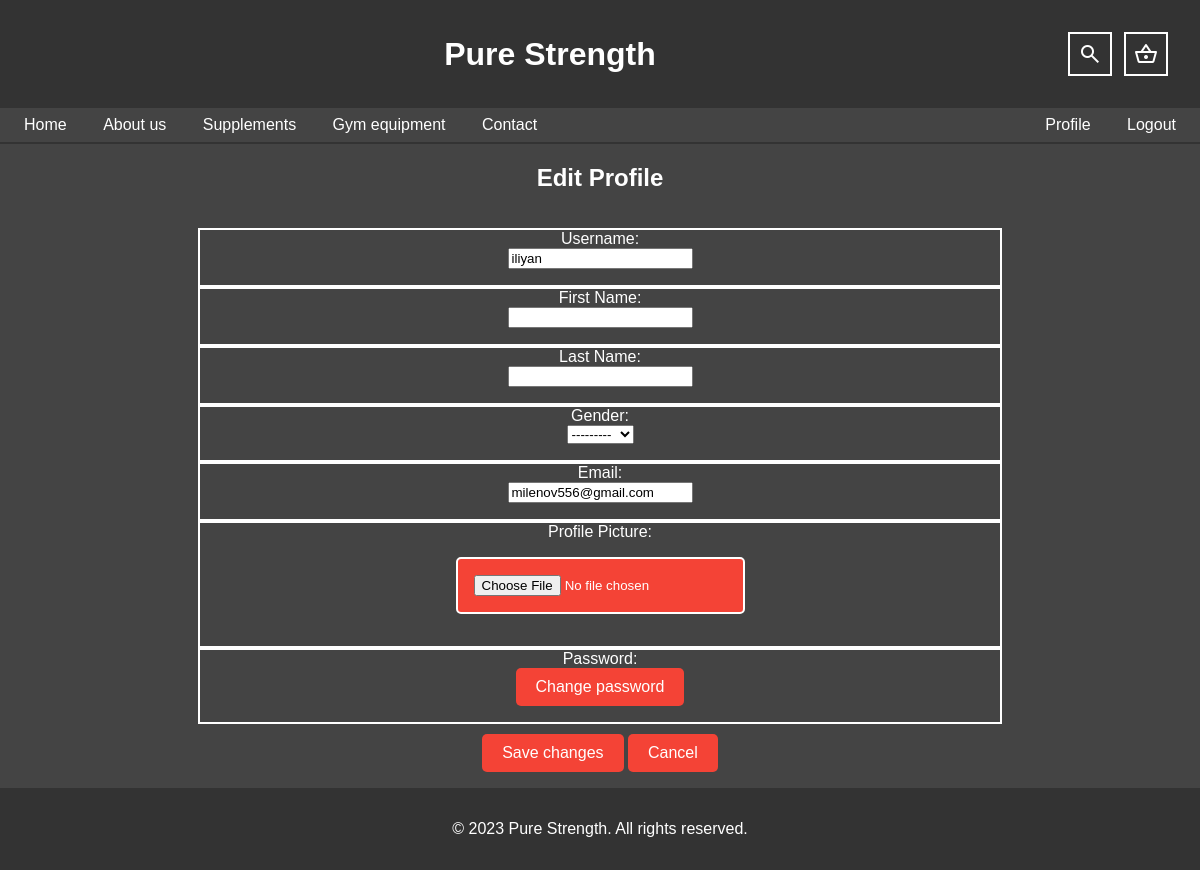
Before: /edit/1/ (signed in) with the older database file.
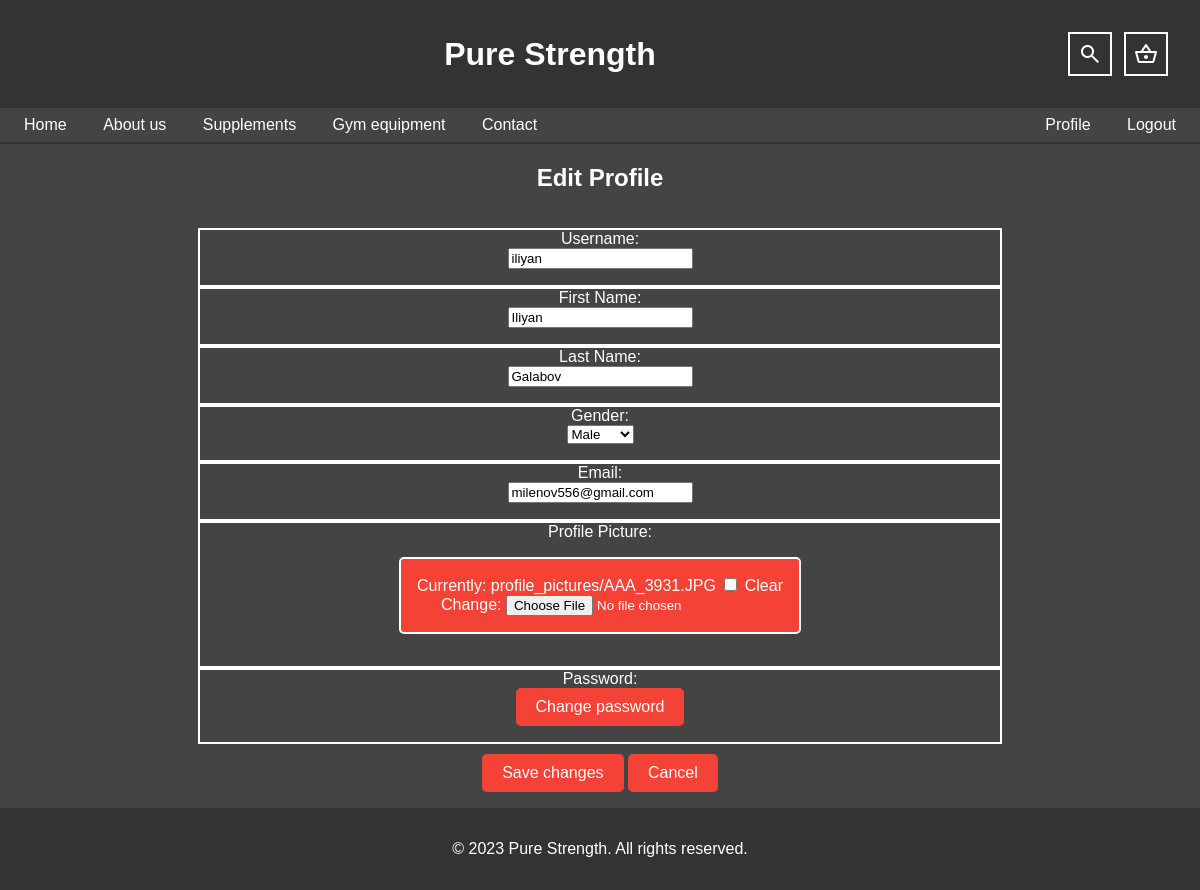
After: the same page with the newer database file.
### Fitness_store/fitness_app/models.py (models this page shows)
class FitnessUser(auth_models.AbstractUser):
    FIRST_NAME_MIN_LENGTH = 2
    FIRST_NAME_MAX_LENGTH = 30
    LAST_NAME_MIN_LENGTH = 2
    LAST_NAME_MAX_LENGTH = 30
    GENDER_CHOICES = (
        ("M", "Male"),
        ("F", "Female"),
        ("O", "Other"),
    )
    GENDER_MAX_LENGTH = 1
    first_name = models.CharField(
        max_length=FIRST_NAME_MAX_LENGTH,
        validators=(
            validators.MinLengthValidator(FIRST_NAME_MIN_LENGTH),
            validate_only_alphabetical,
        ),
    )
    last_name = models.CharField(
        max_length=LAST_NAME_MAX_LENGTH,
        validators=(
            validators.MinLengthValidator(LAST_NAME_MIN_LENGTH),
            validate_only_alphabetical,
        ),
    )
    email = models.EmailField(
        unique=True,
    )
    gender = models.CharField(
        max_length=GENDER_MAX_LENGTH,
        choices=GENDER_CHOICES,
    )
    profile_picture = models.ImageField(
        null=True,
        blank=True,
        upload_to='profile_pictures',
        default=None,
    )

### Fitness_store/fitness_app/views.py (the view, shortened to what this page needs)
# urls.py: path('edit/<int:pk>/', ProfileEditView.as_view(), name='profile edit'),
@method_decorator(login_required, name='dispatch')
class ProfileEditView(views.UpdateView):
    model = UserModel
    form_class = ProfileEditForm
    template_name = 'profile_edit.html'

### Fitness_store/fitness_app/forms.py
class ProfileEditForm(forms.ModelForm):
    class Meta:
        model = UserModel
        fields = ['username', 'first_name', 'last_name', 'email', 'gender', 'profile_picture']

### Fitness_store/fitness_app/context_processors.py (called while the page is built)
def cart_context(request):
    cart_items = []
    cart_total = 0
    if request.user.is_authenticated:
        cart = Cart.objects.filter(user=request.user).first()
        if cart:
            cart_items = cart.cartitem_set.all()
            cart_total = sum(item.price * item.quantity for item in cart_items)
    elif 'cart_id' in request.session:
        cart_data = Cart.objects.get(id=request.session.get('cart_id')).cartitem_set.all()
        cart_items = cart_data
        cart_total = sum(item.price * item.quantity for item in cart_items)
    search_form = ProductSearchForm
    return {'cart_items': cart_items, 'cart_total': cart_total, 'search_form': search_form}

### templates/profile_edit.html (shortened to what this page needs)
{% extends 'base.html' %}
{% block content %}
    <h2 class="edit-profile-header">Edit Profile</h2>
<div class="profile-container">
    <form method="POST" action="{% url 'profile edit' request.user.pk %}" enctype="multipart/form-data">
        <div class="profile-item">
            <label for="id_username">Username:</label>
            {{ form.username }}
        </div>
        <div class="profile-item">
            <label for="id_profile_picture">First Name:</label>
            {{ form.first_name }}
        </div>
        <div class="profile-item">
            <label for="id_profile_picture">Last Name:</label>
            {{ form.last_name }}
        </div>
        <div class="profile-item">
            <label for="id_profile_picture">Gender:</label>
            {{ form.gender }}
        </div>
        <div class="profile-item">
            <label for="id_email">Email:</label>
            {{ form.email }}
        </div>
        <div class="profile-item">
            <label for="id_profile_picture">Profile Picture:</label>
            <p class="my-button">{{ form.profile_picture }}</p>
        </div>
        <div class="profile-item">
            <label for="id_profile_picture">Password:</label>
            <a href="{% url 'password change' %}" class="my-button">Change password</a>
        </div>
        <div class="profile-buttons">
            <button type="submit" class="btn my-button btn-secondary">Save changes</button>
            <button type="button" onclick="window.location.href='{% url 'profile detail' request.user.pk %}'" class="btn my-button btn-secondary">Cancel</button>
        </div>
    </form>
</div>
{% endblock %}

Changed rows visible on the page:
changed FitnessUser "iliyan": first_name (not shown) → "Iliyan"; last_name (not shown) → "Galabov"; gender "---------" → "Male"
Other visible differences:
form field profile_picture: (not shown) → "☐"
text now shown: "Currently: profile_pictures/AAA_3931.JPG Clear Change:"
